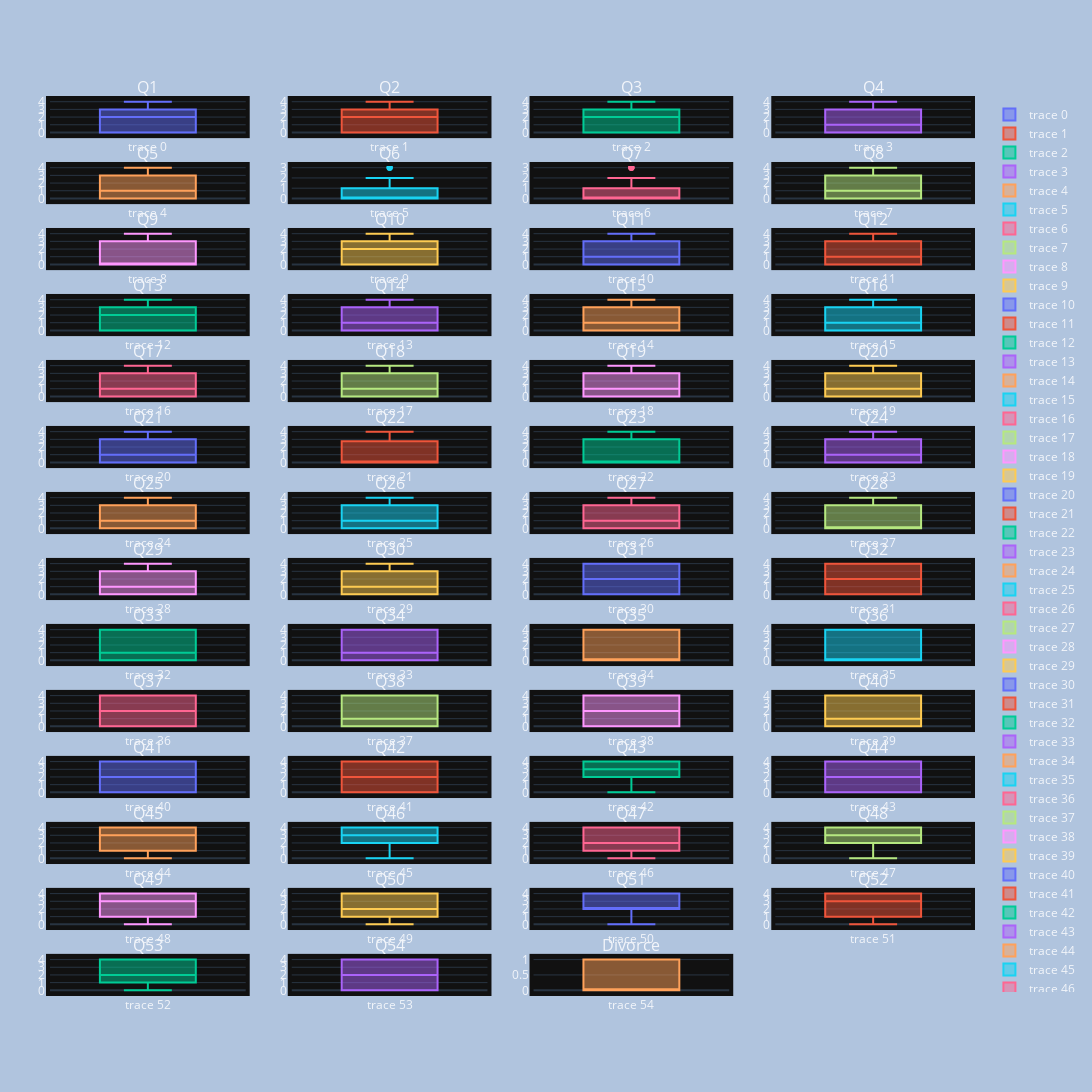

The code cell stored with this chart in its notebook:
### Markdown cell above
Let's make the plots again to see how the data is distributed after removing the outliers.

### Code cell
make_box_plots(dataFrame_wo_outliers)

### Figure 1 — Plotly figure (JSON) as saved in the notebook; plotly's stock layout.template omitted (floating-point values rounded to 4 significant figures; data arrays with more than 128 entries replaced by an {"elided": "..."} marker saying what was removed)
{"data": [{"y": {"elided": "163 int values"}, "type": "box", "xaxis": "x", "yaxis": "y"}, {"y": {"elided": "163 int values"}, "type": "box", "xaxis": "x2", "yaxis": "y2"}, {"y": {"elided": "163 int values"}, "type": "box", "xaxis": "x3", "yaxis": "y3"}, {"y": {"elided": "163 int values"}, "type": "box", "xaxis": "x4", "yaxis": "y4"}, {"y": {"elided": "163 int values"}, "type": "box", "xaxis": "x5", "yaxis": "y5"}, {"y": {"elided": "163 int values"}, "type": "box", "xaxis": "x6", "yaxis": "y6"}, {"y": {"elided": "163 int values"}, "type": "box", "xaxis": "x7", "yaxis": "y7"}, {"y": {"elided": "163 int values"}, "type": "box", "xaxis": "x8", "yaxis": "y8"}, {"y": {"elided": "163 int values"}, "type": "box", "xaxis": "x9", "yaxis": "y9"}, {"y": {"elided": "163 int values"}, "type": "box", "xaxis": "x10", "yaxis": "y10"}, {"y": {"elided": "163 int values"}, "type": "box", "xaxis": "x11", "yaxis": "y11"}, {"y": {"elided": "163 int values"}, "type": "box", "xaxis": "x12", "yaxis": "y12"}, {"y": {"elided": "163 int values"}, "type": "box", "xaxis": "x13", "yaxis": "y13"}, {"y": {"elided": "163 int values"}, "type": "box", "xaxis": "x14", "yaxis": "y14"}, {"y": {"elided": "163 int values"}, "type": "box", "xaxis": "x15", "yaxis": "y15"}, {"y": {"elided": "163 int values"}, "type": "box", "xaxis": "x16", "yaxis": "y16"}, {"y": {"elided": "163 int values"}, "type": "box", "xaxis": "x17", "yaxis": "y17"}, {"y": {"elided": "163 int values"}, "type": "box", "xaxis": "x18", "yaxis": "y18"}, {"y": {"elided": "163 int values"}, "type": "box", "xaxis": "x19", "yaxis": "y19"}, {"y": {"elided": "163 int values"}, "type": "box", "xaxis": "x20", "yaxis": "y20"}, {"y": {"elided": "163 int values"}, "type": "box", "xaxis": "x21", "yaxis": "y21"}, {"y": {"elided": "163 int values"}, "type": "box", "xaxis": "x22", "yaxis": "y22"}, {"y": {"elided": "163 int values"}, "type": "box", "xaxis": "x23", "yaxis": "y23"}, {"y": {"elided": "163 int values"}, "type": "box", "xaxis": "x24", "yaxis": "y24"}, {"y": {"elided": "163 int values"}, "type": "box", "xaxis": "x25", "yaxis": "y25"}, {"y": {"elided": "163 int values"}, "type": "box", "xaxis": "x26", "yaxis": "y26"}, {"y": {"elided": "163 int values"}, "type": "box", "xaxis": "x27", "yaxis": "y27"}, {"y": {"elided": "163 int values"}, "type": "box", "xaxis": "x28", "yaxis": "y28"}, {"y": {"elided": "163 int values"}, "type": "box", "xaxis": "x29", "yaxis": "y29"}, {"y": {"elided": "163 int values"}, "type": "box", "xaxis": "x30", "yaxis": "y30"}, {"y": {"elided": "163 int values"}, "type": "box", "xaxis": "x31", "yaxis": "y31"}, {"y": {"elided": "163 int values"}, "type": "box", "xaxis": "x32", "yaxis": "y32"}, {"y": {"elided": "163 int values"}, "type": "box", "xaxis": "x33", "yaxis": "y33"}, {"y": {"elided": "163 int values"}, "type": "box", "xaxis": "x34", "yaxis": "y34"}, {"y": {"elided": "163 int values"}, "type": "box", "xaxis": "x35", "yaxis": "y35"}, {"y": {"elided": "163 int values"}, "type": "box", "xaxis": "x36", "yaxis": "y36"}, {"y": {"elided": "163 int values"}, "type": "box", "xaxis": "x37", "yaxis": "y37"}, {"y": {"elided": "163 int values"}, "type": "box", "xaxis": "x38", "yaxis": "y38"}, {"y": {"elided": "163 int values"}, "type": "box", "xaxis": "x39", "yaxis": "y39"}, {"y": {"elided": "163 int values"}, "type": "box", "xaxis": "x40", "yaxis": "y40"}, {"y": {"elided": "163 int values"}, "type": "box", "xaxis": "x41", "yaxis": "y41"}, {"y": {"elided": "163 int values"}, "type": "box", "xaxis": "x42", "yaxis": "y42"}, {"y": {"elided": "163 int values"}, "type": "box", "xaxis": "x43", "yaxis": "y43"}, {"y": {"elided": "163 int values"}, "type": "box", "xaxis": "x44", "yaxis": "y44"}, {"y": {"elided": "163 int values"}, "type": "box", "xaxis": "x45", "yaxis": "y45"}, {"y": {"elided": "163 int values"}, "type": "box", "xaxis": "x46", "yaxis": "y46"}, {"y": {"elided": "163 int values"}, "type": "box", "xaxis": "x47", "yaxis": "y47"}, {"y": {"elided": "163 int values"}, "type": "box", "xaxis": "x48", "yaxis": "y48"}, {"y": {"elided": "163 int values"}, "type": "box", "xaxis": "x49", "yaxis": "y49"}, {"y": {"elided": "163 int values"}, "type": "box", "xaxis": "x50", "yaxis": "y50"}, {"y": {"elided": "163 int values"}, "type": "box", "xaxis": "x51", "yaxis": "y51"}, {"y": {"elided": "163 int values"}, "type": "box", "xaxis": "x52", "yaxis": "y52"}, {"y": {"elided": "163 int values"}, "type": "box", "xaxis": "x53", "yaxis": "y53"}, {"y": {"elided": "163 int values"}, "type": "box", "xaxis": "x54", "yaxis": "y54"}, {"y": {"elided": "163 int values"}, "type": "box", "xaxis": "x55", "yaxis": "y55"}], "layout": {"xaxis": {"anchor": "y", "domain": [0.0, 0.2125]}, "yaxis": {"anchor": "x", "domain": [0.9617, 1.0]}, "xaxis2": {"anchor": "y2", "domain": [0.2625, 0.475]}, "yaxis2": {"anchor": "x2", "domain": [0.9617, 1.0]}, "xaxis3": {"anchor": "y3", "domain": [0.525, 0.7375]}, "yaxis3": {"anchor": "x3", "domain": [0.9617, 1.0]}, "xaxis4": {"anchor": "y4", "domain": [0.7875, 1.0]}, "yaxis4": {"anchor": "x4", "domain": [0.9617, 1.0]}, "xaxis5": {"anchor": "y5", "domain": [0.0, 0.2125]}, "yaxis5": {"anchor": "x5", "domain": [0.8878, 0.926]}, "xaxis6": {"anchor": "y6", "domain": [0.2625, 0.475]}, "yaxis6": {"anchor": "x6", "domain": [0.8878, 0.926]}, "xaxis7": {"anchor": "y7", "domain": [0.525, 0.7375]}, "yaxis7": {"anchor": "x7", "domain": [0.8878, 0.926]}, "xaxis8": {"anchor": "y8", "domain": [0.7875, 1.0]}, "yaxis8": {"anchor": "x8", "domain": [0.8878, 0.926]}, "xaxis9": {"anchor": "y9", "domain": [0.0, 0.2125]}, "yaxis9": {"anchor": "x9", "domain": [0.8138, 0.852]}, "xaxis10": {"anchor": "y10", "domain": [0.2625, 0.475]}, "yaxis10": {"anchor": "x10", "domain": [0.8138, 0.852]}, "xaxis11": {"anchor": "y11", "domain": [0.525, 0.7375]}, "yaxis11": {"anchor": "x11", "domain": [0.8138, 0.852]}, "xaxis12": {"anchor": "y12", "domain": [0.7875, 1.0]}, "yaxis12": {"anchor": "x12", "domain": [0.8138, 0.852]}, "xaxis13": {"anchor": "y13", "domain": [0.0, 0.2125]}, "yaxis13": {"anchor": "x13", "domain": [0.7398, 0.7781]}, "xaxis14": {"anchor": "y14", "domain": [0.2625, 0.475]}, "yaxis14": {"anchor": "x14", "domain": [0.7398, 0.7781]}, "xaxis15": {"anchor": "y15", "domain": [0.525, 0.7375]}, "yaxis15": {"anchor": "x15", "domain": [0.7398, 0.7781]}, "xaxis16": {"anchor": "y16", "domain": [0.7875, 1.0]}, "yaxis16": {"anchor": "x16", "domain": [0.7398, 0.7781]}, "xaxis17": {"anchor": "y17", "domain": [0.0, 0.2125]}, "yaxis17": {"anchor": "x17", "domain": [0.6658, 0.7041]}, "xaxis18": {"anchor": "y18", "domain": [0.2625, 0.475]}, "yaxis18": {"anchor": "x18", "domain": [0.6658, 0.7041]}, "xaxis19": {"anchor": "y19", "domain": [0.525, 0.7375]}, "yaxis19": {"anchor": "x19", "domain": [0.6658, 0.7041]}, "xaxis20": {"anchor": "y20", "domain": [0.7875, 1.0]}, "yaxis20": {"anchor": "x20", "domain": [0.6658, 0.7041]}, "xaxis21": {"anchor": "y21", "domain": [0.0, 0.2125]}, "yaxis21": {"anchor": "x21", "domain": [0.5918, 0.6301]}, "xaxis22": {"anchor": "y22", "domain": [0.2625, 0.475]}, "yaxis22": {"anchor": "x22", "domain": [0.5918, 0.6301]}, "xaxis23": {"anchor": "y23", "domain": [0.525, 0.7375]}, "yaxis23": {"anchor": "x23", "domain": [0.5918, 0.6301]}, "xaxis24": {"anchor": "y24", "domain": [0.7875, 1.0]}, "yaxis24": {"anchor": "x24", "domain": [0.5918, 0.6301]}, "xaxis25": {"anchor": "y25", "domain": [0.0, 0.2125]}, "yaxis25": {"anchor": "x25", "domain": [0.5179, 0.5561]}, "xaxis26": {"anchor": "y26", "domain": [0.2625, 0.475]}, "yaxis26": {"anchor": "x26", "domain": [0.5179, 0.5561]}, "xaxis27": {"anchor": "y27", "domain": [0.525, 0.7375]}, "yaxis27": {"anchor": "x27", "domain": [0.5179, 0.5561]}, "xaxis28": {"anchor": "y28", "domain": [0.7875, 1.0]}, "yaxis28": {"anchor": "x28", "domain": [0.5179, 0.5561]}, "xaxis29": {"anchor": "y29", "domain": [0.0, 0.2125]}, "yaxis29": {"anchor": "x29", "domain": [0.4439, 0.4821]}, "xaxis30": {"anchor": "y30", "domain": [0.2625, 0.475]}, "yaxis30": {"anchor": "x30", "domain": [0.4439, 0.4821]}, "xaxis31": {"anchor": "y31", "domain": [0.525, 0.7375]}, "yaxis31": {"anchor": "x31", "domain": [0.4439, 0.4821]}, "xaxis32": {"anchor": "y32", "domain": [0.7875, 1.0]}, "yaxis32": {"anchor": "x32", "domain": [0.4439, 0.4821]}, "xaxis33": {"anchor": "y33", "domain": [0.0, 0.2125]}, "yaxis33": {"anchor": "x33", "domain": [0.3699, 0.4082]}, "xaxis34": {"anchor": "y34", "domain": [0.2625, 0.475]}, "yaxis34": {"anchor": "x34", "domain": [0.3699, 0.4082]}, "xaxis35": {"anchor": "y35", "domain": [0.525, 0.7375]}, "yaxis35": {"anchor": "x35", "domain": [0.3699, 0.4082]}, "xaxis36": {"anchor": "y36", "domain": [0.7875, 1.0]}, "yaxis36": {"anchor": "x36", "domain": [0.3699, 0.4082]}, "xaxis37": {"anchor": "y37", "domain": [0.0, 0.2125]}, "yaxis37": {"anchor": "x37", "domain": [0.2959, 0.3342]}, "xaxis38": {"anchor": "y38", "domain": [0.2625, 0.475]}, "yaxis38": {"anchor": "x38", "domain": [0.2959, 0.3342]}, "xaxis39": {"anchor": "y39", "domain": [0.525, 0.7375]}, "yaxis39": {"anchor": "x39", "domain": [0.2959, 0.3342]}, "xaxis40": {"anchor": "y40", "domain": [0.7875, 1.0]}, "yaxis40": {"anchor": "x40", "domain": [0.2959, 0.3342]}, "xaxis41": {"anchor": "y41", "domain": [0.0, 0.2125]}, "yaxis41": {"anchor": "x41", "domain": [0.2219, 0.2602]}, "xaxis42": {"anchor": "y42", "domain": [0.2625, 0.475]}, "yaxis42": {"anchor": "x42", "domain": [0.2219, 0.2602]}, "xaxis43": {"anchor": "y43", "domain": [0.525, 0.7375]}, "yaxis43": {"anchor": "x43", "domain": [0.2219, 0.2602]}, "xaxis44": {"anchor": "y44", "domain": [0.7875, 1.0]}, "yaxis44": {"anchor": "x44", "domain": [0.2219, 0.2602]}, "xaxis45": {"anchor": "y45", "domain": [0.0, 0.2125]}, "yaxis45": {"anchor": "x45", "domain": [0.148, 0.1862]}, "xaxis46": {"anchor": "y46", "domain": [0.2625, 0.475]}, "yaxis46": {"anchor": "x46", "domain": [0.148, 0.1862]}, "xaxis47": {"anchor": "y47", "domain": [0.525, 0.7375]}, "yaxis47": {"anchor": "x47", "domain": [0.148, 0.1862]}, "xaxis48": {"anchor": "y48", "domain": [0.7875, 1.0]}, "yaxis48": {"anchor": "x48", "domain": [0.148, 0.1862]}, "xaxis49": {"anchor": "y49", "domain": [0.0, 0.2125]}, "yaxis49": {"anchor": "x49", "domain": [0.07398, 0.1122]}, "xaxis50": {"anchor": "y50", "domain": [0.2625, 0.475]}, "yaxis50": {"anchor": "x50", "domain": [0.07398, 0.1122]}, "xaxis51": {"anchor": "y51", "domain": [0.525, 0.7375]}, "yaxis51": {"anchor": "x51", "domain": [0.07398, 0.1122]}, "xaxis52": {"anchor": "y52", "domain": [0.7875, 1.0]}, "yaxis52": {"anchor": "x52", "domain": [0.07398, 0.1122]}, "xaxis53": {"anchor": "y53", "domain": [0.0, 0.2125]}, "yaxis53": {"anchor": "x53", "domain": [0.0, 0.03827]}, "xaxis54": {"anchor": "y54", "domain": [0.2625, 0.475]}, "yaxis54": {"anchor": "x54", "domain": [0.0, 0.03827]}, "xaxis55": {"anchor": "y55", "domain": [0.525, 0.7375]}, "yaxis55": {"anchor": "x55", "domain": [0.0, 0.03827]}, "xaxis56": {"anchor": "y56", "domain": [0.7875, 1.0]}, "yaxis56": {"anchor": "x56", "domain": [0.0, 0.03827]}, "annotations": [{"font": {"size": 16}, "showarrow": false, "text": "Q1", "x": 0.1062, "xanchor": "center", "xref": "paper", "y": 1.0, "yanchor": "bottom", "yref": "paper"}, {"font": {"size": 16}, "showarrow": false, "text": "Q2", "x": 0.3688, "xanchor": "center", "xref": "paper", "y": 1.0, "yanchor": "bottom", "yref": "paper"}, {"font": {"size": 16}, "showarrow": false, "text": "Q3", "x": 0.6313, "xanchor": "center", "xref": "paper", "y": 1.0, "yanchor": "bottom", "yref": "paper"}, {"font": {"size": 16}, "showarrow": false, "text": "Q4", "x": 0.8938, "xanchor": "center", "xref": "paper", "y": 1.0, "yanchor": "bottom", "yref": "paper"}, {"font": {"size": 16}, "showarrow": false, "text": "Q5", "x": 0.1062, "xanchor": "center", "xref": "paper", "y": 0.926, "yanchor": "bottom", "yref": "paper"}, {"font": {"size": 16}, "showarrow": false, "text": "Q6", "x": 0.3688, "xanchor": "center", "xref": "paper", "y": 0.926, "yanchor": "bottom", "yref": "paper"}, {"font": {"size": 16}, "showarrow": false, "text": "Q7", "x": 0.6313, "xanchor": "center", "xref": "paper", "y": 0.926, "yanchor": "bottom", "yref": "paper"}, {"font": {"size": 16}, "showarrow": false, "text": "Q8", "x": 0.8938, "xanchor": "center", "xref": "paper", "y": 0.926, "yanchor": "bottom", "yref": "paper"}, {"font": {"size": 16}, "showarrow": false, "text": "Q9", "x": 0.1062, "xanchor": "center", "xref": "paper", "y": 0.852, "yanchor": "bottom", "yref": "paper"}, {"font": {"size": 16}, "showarrow": false, "text": "Q10", "x": 0.3688, "xanchor": "center", "xref": "paper", "y": 0.852, "yanchor": "bottom", "yref": "paper"}, {"font": {"size": 16}, "showarrow": false, "text": "Q11", "x": 0.6313, "xanchor": "center", "xref": "paper", "y": 0.852, "yanchor": "bottom", "yref": "paper"}, {"font": {"size": 16}, "showarrow": false, "text": "Q12", "x": 0.8938, "xanchor": "center", "xref": "paper", "y": 0.852, "yanchor": "bottom", "yref": "paper"}, {"font": {"size": 16}, "showarrow": false, "text": "Q13", "x": 0.1062, "xanchor": "center", "xref": "paper", "y": 0.7781, "yanchor": "bottom", "yref": "paper"}, {"font": {"size": 16}, "showarrow": false, "text": "Q14", "x": 0.3688, "xanchor": "center", "xref": "paper", "y": 0.7781, "yanchor": "bottom", "yref": "paper"}, {"font": {"size": 16}, "showarrow": false, "text": "Q15", "x": 0.6313, "xanchor": "center", "xref": "paper", "y": 0.7781, "yanchor": "bottom", "yref": "paper"}, {"font": {"size": 16}, "showarrow": false, "text": "Q16", "x": 0.8938, "xanchor": "center", "xref": "paper", "y": 0.7781, "yanchor": "bottom", "yref": "paper"}, {"font": {"size": 16}, "showarrow": false, "text": "Q17", "x": 0.1062, "xanchor": "center", "xref": "paper", "y": 0.7041, "yanchor": "bottom", "yref": "paper"}, {"font": {"size": 16}, "showarrow": false, "text": "Q18", "x": 0.3688, "xanchor": "center", "xref": "paper", "y": 0.7041, "yanchor": "bottom", "yref": "paper"}, {"font": {"size": 16}, "showarrow": false, "text": "Q19", "x": 0.6313, "xanchor": "center", "xref": "paper", "y": 0.7041, "yanchor": "bottom", "yref": "paper"}, {"font": {"size": 16}, "showarrow": false, "text": "Q20", "x": 0.8938, "xanchor": "center", "xref": "paper", "y": 0.7041, "yanchor": "bottom", "yref": "paper"}, {"font": {"size": 16}, "showarrow": false, "text": "Q21", "x": 0.1062, "xanchor": "center", "xref": "paper", "y": 0.6301, "yanchor": "bottom", "yref": "paper"}, {"font": {"size": 16}, "showarrow": false, "text": "Q22", "x": 0.3688, "xanchor": "center", "xref": "paper", "y": 0.6301, "yanchor": "bottom", "yref": "paper"}, {"font": {"size": 16}, "showarrow": false, "text": "Q23", "x": 0.6313, "xanchor": "center", "xref": "paper", "y": 0.6301, "yanchor": "bottom", "yref": "paper"}, {"font": {"size": 16}, "showarrow": false, "text": "Q24", "x": 0.8938, "xanchor": "center", "xref": "paper", "y": 0.6301, "yanchor": "bottom", "yref": "paper"}, {"font": {"size": 16}, "showarrow": false, "text": "Q25", "x": 0.1062, "xanchor": "center", "xref": "paper", "y": 0.5561, "yanchor": "bottom", "yref": "paper"}, {"font": {"size": 16}, "showarrow": false, "text": "Q26", "x": 0.3688, "xanchor": "center", "xref": "paper", "y": 0.5561, "yanchor": "bottom", "yref": "paper"}, {"font": {"size": 16}, "showarrow": false, "text": "Q27", "x": 0.6313, "xanchor": "center", "xref": "paper", "y": 0.5561, "yanchor": "bottom", "yref": "paper"}, {"font": {"size": 16}, "showarrow": false, "text": "Q28", "x": 0.8938, "xanchor": "center", "xref": "paper", "y": 0.5561, "yanchor": "bottom", "yref": "paper"}, {"font": {"size": 16}, "showarrow": false, "text": "Q29", "x": 0.1062, "xanchor": "center", "xref": "paper", "y": 0.4821, "yanchor": "bottom", "yref": "paper"}, {"font": {"size": 16}, "showarrow": false, "text": "Q30", "x": 0.3688, "xanchor": "center", "xref": "paper", "y": 0.4821, "yanchor": "bottom", "yref": "paper"}, {"font": {"size": 16}, "showarrow": false, "text": "Q31", "x": 0.6313, "xanchor": "center", "xref": "paper", "y": 0.4821, "yanchor": "bottom", "yref": "paper"}, {"font": {"size": 16}, "showarrow": false, "text": "Q32", "x": 0.8938, "xanchor": "center", "xref": "paper", "y": 0.4821, "yanchor": "bottom", "yref": "paper"}, {"font": {"size": 16}, "showarrow": false, "text": "Q33", "x": 0.1062, "xanchor": "center", "xref": "paper", "y": 0.4082, "yanchor": "bottom", "yref": "paper"}, {"font": {"size": 16}, "showarrow": false, "text": "Q34", "x": 0.3688, "xanchor": "center", "xref": "paper", "y": 0.4082, "yanchor": "bottom", "yref": "paper"}, {"font": {"size": 16}, "showarrow": false, "text": "Q35", "x": 0.6313, "xanchor": "center", "xref": "paper", "y": 0.4082, "yanchor": "bottom", "yref": "paper"}, {"font": {"size": 16}, "showarrow": false, "text": "Q36", "x": 0.8938, "xanchor": "center", "xref": "paper", "y": 0.4082, "yanchor": "bottom", "yref": "paper"}, {"font": {"size": 16}, "showarrow": false, "text": "Q37", "x": 0.1062, "xanchor": "center", "xref": "paper", "y": 0.3342, "yanchor": "bottom", "yref": "paper"}, {"font": {"size": 16}, "showarrow": false, "text": "Q38", "x": 0.3688, "xanchor": "center", "xref": "paper", "y": 0.3342, "yanchor": "bottom", "yref": "paper"}, {"font": {"size": 16}, "showarrow": false, "text": "Q39", "x": 0.6313, "xanchor": "center", "xref": "paper", "y": 0.3342, "yanchor": "bottom", "yref": "paper"}, {"font": {"size": 16}, "showarrow": false, "text": "Q40", "x": 0.8938, "xanchor": "center", "xref": "paper", "y": 0.3342, "yanchor": "bottom", "yref": "paper"}, {"font": {"size": 16}, "showarrow": false, "text": "Q41", "x": 0.1062, "xanchor": "center", "xref": "paper", "y": 0.2602, "yanchor": "bottom", "yref": "paper"}, {"font": {"size": 16}, "showarrow": false, "text": "Q42", "x": 0.3688, "xanchor": "center", "xref": "paper", "y": 0.2602, "yanchor": "bottom", "yref": "paper"}, {"font": {"size": 16}, "showarrow": false, "text": "Q43", "x": 0.6313, "xanchor": "center", "xref": "paper", "y": 0.2602, "yanchor": "bottom", "yref": "paper"}, {"font": {"size": 16}, "showarrow": false, "text": "Q44", "x": 0.8938, "xanchor": "center", "xref": "paper", "y": 0.2602, "yanchor": "bottom", "yref": "paper"}, {"font": {"size": 16}, "showarrow": false, "text": "Q45", "x": 0.1062, "xanchor": "center", "xref": "paper", "y": 0.1862, "yanchor": "bottom", "yref": "paper"}, {"font": {"size": 16}, "showarrow": false, "text": "Q46", "x": 0.3688, "xanchor": "center", "xref": "paper", "y": 0.1862, "yanchor": "bottom", "yref": "paper"}, {"font": {"size": 16}, "showarrow": false, "text": "Q47", "x": 0.6313, "xanchor": "center", "xref": "paper", "y": 0.1862, "yanchor": "bottom", "yref": "paper"}, {"font": {"size": 16}, "showarrow": false, "text": "Q48", "x": 0.8938, "xanchor": "center", "xref": "paper", "y": 0.1862, "yanchor": "bottom", "yref": "paper"}, {"font": {"size": 16}, "showarrow": false, "text": "Q49", "x": 0.1062, "xanchor": "center", "xref": "paper", "y": 0.1122, "yanchor": "bottom", "yref": "paper"}, {"font": {"size": 16}, "showarrow": false, "text": "Q50", "x": 0.3688, "xanchor": "center", "xref": "paper", "y": 0.1122, "yanchor": "bottom", "yref": "paper"}, {"font": {"size": 16}, "showarrow": false, "text": "Q51", "x": 0.6313, "xanchor": "center", "xref": "paper", "y": 0.1122, "yanchor": "bottom", "yref": "paper"}, {"font": {"size": 16}, "showarrow": false, "text": "Q52", "x": 0.8938, "xanchor": "center", "xref": "paper", "y": 0.1122, "yanchor": "bottom", "yref": "paper"}, {"font": {"size": 16}, "showarrow": false, "text": "Q53", "x": 0.1062, "xanchor": "center", "xref": "paper", "y": 0.03827, "yanchor": "bottom", "yref": "paper"}, {"font": {"size": 16}, "showarrow": false, "text": "Q54", "x": 0.3688, "xanchor": "center", "xref": "paper", "y": 0.03827, "yanchor": "bottom", "yref": "paper"}, {"font": {"size": 16}, "showarrow": false, "text": "Divorce", "x": 0.6313, "xanchor": "center", "xref": "paper", "y": 0.03827, "yanchor": "bottom", "yref": "paper"}], "margin": {"l": 50, "r": 50, "b": 100, "t": 100, "pad": 4}, "autosize": false, "width": 1200, "height": 2000, "paper_bgcolor": "LightSteelBlue"}}
